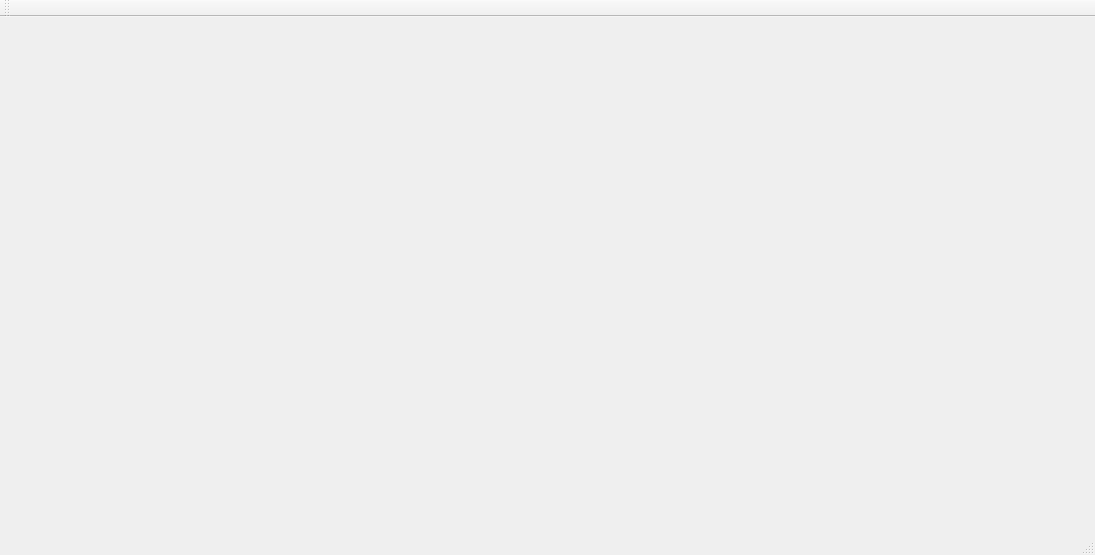
<?xml version="1.0" encoding="UTF-8"?>
<ui version="4.0">
 <class>MainWindow</class>
 <widget class="QMainWindow" name="MainWindow">
  <property name="geometry">
   <rect>
    <x>0</x>
    <y>0</y>
    <width>1095</width>
    <height>555</height>
   </rect>
  </property>
  <property name="windowTitle">
   <string>Gestion des Clients</string>
  </property>
  <widget class="QWidget" name="centralWidget"/>
  <widget class="QMenuBar" name="menuBar">
   <property name="geometry">
    <rect>
     <x>0</x>
     <y>0</y>
     <width>1095</width>
     <height>25</height>
    </rect>
   </property>
  </widget>
  <widget class="QToolBar" name="mainToolBar">
   <attribute name="toolBarArea">
    <enum>TopToolBarArea</enum>
   </attribute>
   <attribute name="toolBarBreak">
    <bool>false</bool>
   </attribute>
  </widget>
  <widget class="QStatusBar" name="statusBar"/>
 </widget>
 <layoutdefault spacing="6" margin="11"/>
 <resources/>
 <connections/>
</ui>
